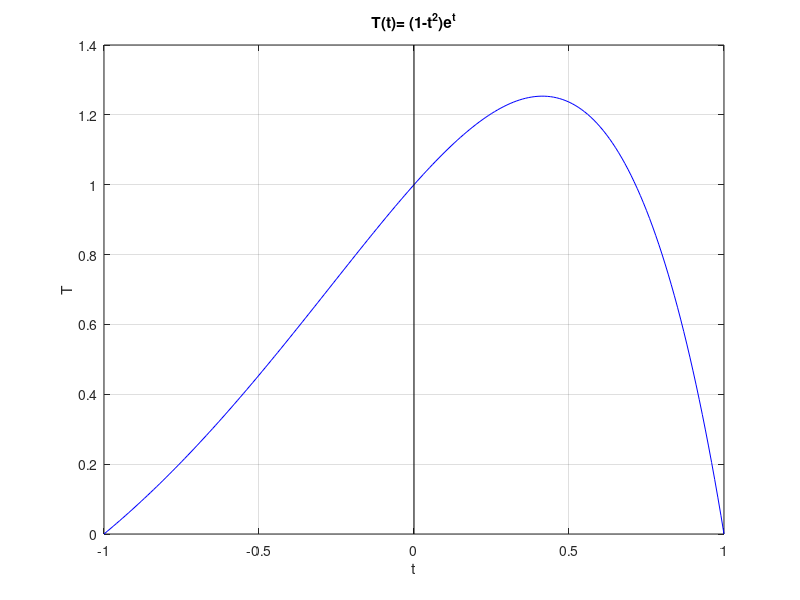

This figure's MATLAB source:
close all;

t=-1:0.01:1;
T= (1-t.^2).*exp(t);
plot(t,T,'b')

hold on
grid on
xlabel('t')
ylabel('T');
title('T(t)= (1-t^2)e^t')

% y axis
y=linspace(0,1.4,2);
x=0*y;
plot(x,y,'k')
